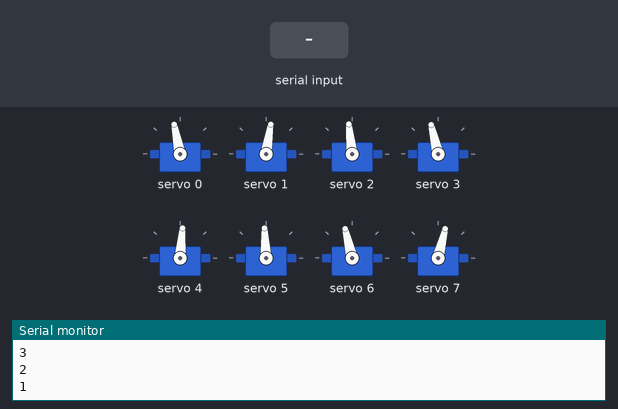
Simulated run of this sketch. Board: ESP32. Shown: 8 × servo, the last lines printed to the serial monitor. The test bench sets the inputs (shaded band).

Above: at 12.2 s.
12.3 s: "2" received over Serial
At 14.12 s:
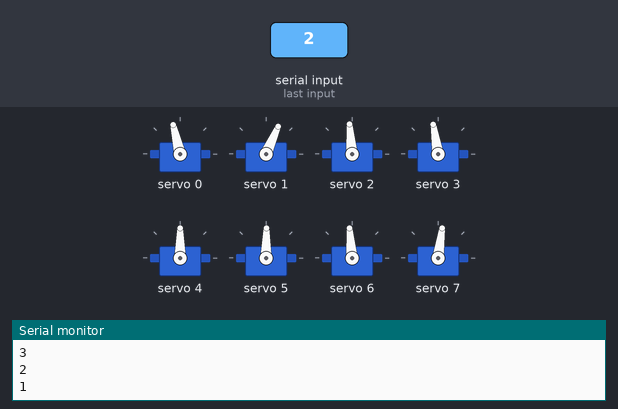
15.3 s: "1" received over Serial
18.3 s: "0" received over Serial
At 19.1 s:
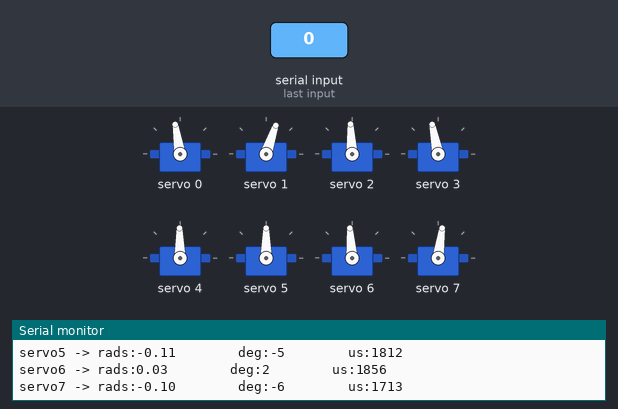
Timing chart, 0 to 21.3 s (numbered marks = the images above; inputs shaded):
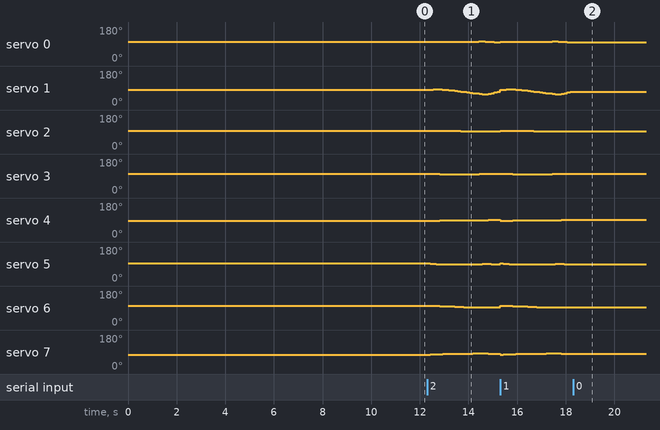

Measured:
- after the input at 12.3 s, servo 0: rises from 101° to 104° in 0.75 s, then falls to 99° in 0.75 s; servo 1: 81° → 82° after 0.13 s, → 84° 0.13 s later, → 83° 0.25 s later, → 82° 0.13 s later, … (21 changes in this stretch)
- after the input at 18.3 s, servo 0: stops changing and stays 99°; servo 1: stops changing and stays 71°; servo 2: stops changing and stays 93°; servo 3: stops changing and stays 101°; servo 4: stops changing and stays 91°

The sketch:

2D_SS_lift_49.ino
```cpp
// HOW TO:
// ------------------------------
// Serial input = 2 -> Steps through gait sequence once and stops at the end.
// Serial input = 1 -> Steps through gait sequence in a loop.
// Serial input = 0 -> Stops infinite loop at the node where it is at that moment

//Gait template
#include <Wire.h>
#include <Adafruit_PWMServoDriver.h>

Adafruit_PWMServoDriver pca9685 = Adafruit_PWMServoDriver();

#define SERVO_FREQ 300
#define SER0 0 //Hip 1
#define SER1 1 //Knee 1
#define SER2 2 //Hip 2
#define SER3 3 //Knee 2
#define SER4 4 //Hip 3
#define SER5 5 //Knee 3
#define SER6 6 //Hip 4
#define SER7 7 //Knee 4

// Insert servo angles here:
// For 3D gaits, these angles are obtained from linearisation.py
// For 2D gaits, these angles are obtained from 2D_trajectory_reader.py
float SS_servo0[] = {-0.19222024, -0.18025404, -0.17542561, -0.17656911, -0.17893986, -0.18265985, -0.18798228, -0.19330471, -0.19862714, -0.20394957, -0.209272, -0.21459443, -0.21991686, -0.22535149, -0.23078768, -0.23622387, -0.24166006, -0.24709625, -0.25007042, -0.24321265, -0.22460509, -0.19724631, -0.16377333, -0.12910613, -0.09310347, -0.05795861, -0.02471943, -0.00576027, -0.00278349, -0.00544739, -0.00878772, -0.01002635, -0.01207562, -0.0141249 , -0.01896619, -0.02482521, -0.03559969, -0.050177  , -0.06568443, -0.0793589 , -0.08964631, -0.09204915, -0.08925688, -0.0835039 , -0.08106856, -0.08297723, -0.0843505 , -0.08920653, -0.09262542, -0.09654024, -0.09913255, -0.10181861, -0.10501315, -0.10880938, -0.11382376, -0.11659557, -0.11946113, -0.12412993, -0.12419759, -0.12887078, -0.13084639, -0.13685258, -0.1453288 , -0.16382908, -0.18339497, -0.19497073, -0.19522096, -0.19041758, -0.18123312, -0.17091855, -0.16385934, -0.15801839, -0.15712636, -0.15556174, -0.1552029 , -0.15733073, -0.15710353, -0.15716775, -0.15747263, -0.1577775 , -0.15808238, -0.15860769, -0.15937634, -0.16014499, -0.16172087, -0.16737636, -0.18074549};
float SS_servo1[] = {0.16378884, 0.12914123, 0.10101788, 0.10326504, 0.11060314, 0.13374   , 0.17564023, 0.21754046, 0.25944069, 0.30134092, 0.34324114, 0.38514137, 0.4270416 , 0.47731023, 0.52769518, 0.57808012, 0.62846507, 0.67885001, 0.7175457 , 0.71892315, 0.67069459, 0.59106318, 0.49506965, 0.4029178 , 0.31760754, 0.23437021, 0.16110779, 0.11704003, 0.10102857, 0.09992   , 0.10091934, 0.09768518, 0.09516067, 0.09263616, 0.09665927, 0.10250198, 0.11556619, 0.13862835, 0.16294815, 0.18220182, 0.19295076, 0.18888081, 0.16767017, 0.13834851, 0.11479592, 0.09550143, 0.08518007, 0.08606707, 0.08673802, 0.08819732, 0.08748125, 0.08673483, 0.08679953, 0.08789537, 0.09107882, 0.09143338, 0.09226157, 0.09515772, 0.0924062 , 0.09517154, 0.09599205, 0.10371665, 0.11702922, 0.15000133, 0.18551114, 0.20594228, 0.20130371, 0.18557788, 0.1640704 , 0.13927905, 0.12226557, 0.10791778, 0.10439875, 0.09916512, 0.09700814, 0.09956429, 0.09772951, 0.09689044, 0.09675847, 0.09662651, 0.09649454, 0.09719516, 0.09881492, 0.10043468, 0.1031895 , 0.11267312, 0.14120554};
float SS_servo2[] = { 0.02012467,  0.02854127,  0.03940212,  0.03896593,  0.03547826,  0.03223838,  0.02929277,  0.02634716,  0.02340155,  0.02045594,  0.01751033,  0.01456472,  0.01161911,  0.00147602, -0.00876711, -0.01901023, -0.02925336, -0.03949648, -0.05032644, -0.05283429, -0.05636364, -0.05443882, -0.057413  , -0.06168354, -0.06722938, -0.08128385, -0.09320771, -0.09904794, -0.09973232, -0.09556239, -0.08958932, -0.08695727, -0.08980523, -0.09265319, -0.09710523, -0.10186614, -0.10622512, -0.10913028, -0.11242547, -0.11757088, -0.12117098, -0.12548156, -0.13536349, -0.14838779, -0.16095608, -0.17184918, -0.17439798, -0.17096922, -0.16805947, -0.17335196, -0.18839239, -0.20337921, -0.21775771, -0.23033467, -0.23926433, -0.24473373, -0.2406594 , -0.22615068, -0.20041417, -0.16652929, -0.12710419, -0.08660129, -0.04660798, -0.00798854,  0.03078512,  0.0617951 ,  0.06889855,  0.06901803,  0.06598003,  0.06104209,  0.05755619,  0.05457784,  0.0536613 ,  0.053588  ,  0.05534438,  0.05862477,  0.0636472 ,  0.06583212,  0.06635558,  0.06687905,  0.06740251,  0.06578137,  0.06179269,  0.057804  ,  0.05248813,  0.04313214,  0.03090095};
float SS_servo3[] = {0.17305502, 0.14511027, 0.10437052, 0.09066893, 0.08269144, 0.07571094, 0.0699145 , 0.06411806, 0.05832162, 0.05252518, 0.04672874, 0.0409323 , 0.03513586, 0.04679152, 0.05868976, 0.07058799, 0.08248623, 0.09438446, 0.10802307, 0.10704334, 0.10538351, 0.09491656, 0.09366457, 0.0961918 , 0.10306849, 0.12304481, 0.14206909, 0.14850482, 0.139991  , 0.12508323, 0.1072631 , 0.09620288, 0.09531621, 0.09442953, 0.09766572, 0.10127311, 0.10135107, 0.10075805, 0.10029475, 0.10222551, 0.09939649, 0.09917287, 0.10364501, 0.11237607, 0.11948768, 0.11860064, 0.11068329, 0.09487184, 0.09246216, 0.12753574, 0.20733207, 0.29780694, 0.38802863, 0.47641262, 0.56107611, 0.63961552, 0.68902822, 0.69988035, 0.67483696, 0.61175372, 0.53157428, 0.44227744, 0.35657107, 0.27499079, 0.19087937, 0.12444578, 0.10475899, 0.09836213, 0.10145161, 0.10743713, 0.11175662, 0.11525661, 0.11542759, 0.11348967, 0.10851328, 0.10012214, 0.08850169, 0.08308209, 0.081277  , 0.0794719 , 0.07766681, 0.08062395, 0.08883839, 0.09705283, 0.10749194, 0.12471538, 0.15140772};
float SS_servo4[] = { 2.20808066e-01,  2.02273376e-01,  1.79318129e-01,  1.64427755e-01,  1.49836424e-01,  1.38567911e-01,  1.31245741e-01,  1.23923571e-01,  1.16601401e-01,  1.09279231e-01,  1.01957061e-01,  9.46348907e-02,  8.73127206e-02,  8.78350707e-02,  8.84664530e-02,  8.90978353e-02,  8.97292175e-02,  9.03605998e-02,  9.16412229e-02,  8.99479375e-02,  8.36098677e-02,  7.60321985e-02,  7.29183943e-02,  7.26279548e-02,  7.58242215e-02,  7.75941515e-02,  7.91960206e-02,  7.85297406e-02,  7.20106946e-02,  5.99592555e-02,  4.87637974e-02,  4.13236711e-02,  3.70652297e-02,  3.28067882e-02,  3.28883799e-02,  3.33256212e-02,  2.93128296e-02,  2.55683198e-02,  2.08087520e-02,  1.85100583e-02,  1.84287730e-02,  2.73925448e-02,  3.75576089e-02,  5.73981309e-02,  7.98409898e-02,  9.82866783e-02,  1.06844327e-01,  1.02516640e-01,  8.79049779e-02,  7.32477695e-02,  6.09222615e-02,  5.03655913e-02,  4.00324249e-02,  2.97497072e-02,  1.95691250e-02,  9.81276609e-03,  6.17980726e-05, -1.03466922e-02, -1.95721904e-02, -3.01975878e-02, -3.96273039e-02, -4.96006147e-02, -5.95113364e-02, -6.98662245e-02, -8.04039846e-02, -8.45341118e-02, -7.05506675e-02, -4.49280154e-02, -1.02463126e-02,  3.02866982e-02,  7.14854690e-02,  1.12643049e-01,  1.53633303e-01,  1.92047388e-01,  2.20487092e-01, 2.36361189e-01,  2.43922479e-01,  2.43910827e-01,  2.39761181e-01,  2.35611535e-01,  2.31461889e-01,  2.24038403e-01,  2.13000734e-01,  2.01963065e-01,  1.93590151e-01,  1.93250940e-01,  2.07836034e-01};
float SS_servo5[] = {-0.16073492, -0.13417687, -0.10644717, -0.09091619, -0.07646379, -0.06721716, -0.06415315, -0.06108914, -0.05802514, -0.05496113, -0.05189712, -0.04883312, -0.04576911, -0.05570888, -0.06582939, -0.0759499 , -0.08607041, -0.09619092, -0.10703677, -0.10961129, -0.10556044, -0.09676922, -0.09773094, -0.10325792, -0.11407247, -0.12610451, -0.13446159, -0.13849297, -0.13518323, -0.11725384, -0.10033956, -0.0909645 , -0.08901771, -0.08707091, -0.0930553 , -0.10000137, -0.10065431, -0.09957236, -0.0970601 , -0.10088702, -0.11083196, -0.13802554, -0.17428615, -0.23252061, -0.29719979, -0.35863337, -0.38963488, -0.38990176, -0.36631083, -0.34283993, -0.32366677, -0.30828406, -0.29356418, -0.27914341, -0.26532817, -0.25065605, -0.23567153, -0.22096433, -0.20498196, -0.18996562, -0.17381573, -0.15784638, -0.14140806, -0.12458936, -0.10700435, -0.10145864, -0.13539557, -0.19469341, -0.27064128, -0.36507863, -0.45839451, -0.55025969, -0.63623176, -0.71084459, -0.74369104, -0.7279192 , -0.67552044, -0.60542827, -0.52607177, -0.44671527, -0.36735878, -0.29169835, -0.22011823, -0.14853812, -0.10537068, -0.10660638, -0.13427601};
float SS_servo6[] = {0.23090617, 0.21414313, 0.19262973, 0.17867407, 0.16583603, 0.15425167, 0.14415623, 0.13406079, 0.12396534, 0.1138699 , 0.10377446, 0.09367902, 0.08358358, 0.0783307 , 0.07314513, 0.06795955, 0.06277398, 0.05758841, 0.05322168, 0.05022554, 0.04886168, 0.04734756, 0.04371465, 0.03955299, 0.03456803, 0.02953625, 0.02671696, 0.02819669, 0.0356535 , 0.06293776, 0.09759025, 0.13731676, 0.17694045, 0.21656414, 0.25528519, 0.29349066, 0.32347206, 0.3413319 , 0.3492757 , 0.34836932, 0.34156527, 0.32929614, 0.3145654 , 0.29315073, 0.26819226, 0.23962943, 0.22859572, 0.22515035, 0.22144019, 0.21782868, 0.21370008, 0.20964345, 0.20587583, 0.20260905, 0.20035625, 0.19790531, 0.19532065, 0.19200949, 0.18956517, 0.18692337, 0.18493561, 0.18310565, 0.18265328, 0.18684763, 0.19322243, 0.19591024, 0.18806676, 0.17325817, 0.16502897, 0.15910913, 0.15655099, 0.15519867, 0.15874472, 0.16014938, 0.16022139, 0.1581616 , 0.15368044, 0.15180597, 0.15147778, 0.15114959, 0.1508214 , 0.15612563, 0.1676478 , 0.17916998, 0.19356735, 0.2098336 , 0.2237853 };
float SS_servo7[] = {-0.25245003, -0.22949751, -0.20470973, -0.19108398, -0.18018099, -0.17029623, -0.16162078, -0.15294534, -0.14426989, -0.13559445, -0.126919, -0.11824356, -0.10956811, -0.10782369, -0.10617561, -0.10452753, -0.10287944, -0.10123136, -0.10066713, -0.10064333, -0.10668674, -0.11018332, -0.11006438, -0.10772289, -0.10195826, -0.10023838, -0.09967418, -0.10809532, -0.13318523, -0.19530159, -0.2721342 , -0.36359235, -0.45479659, -0.54600083, -0.63135413, -0.71463419, -0.76896968, -0.77406547, -0.74277438, -0.68274763, -0.60609378, -0.51262531, -0.42346045, -0.32250482, -0.21837226, -0.1283981 , -0.10915306, -0.11125281, -0.11010298, -0.10936396, -0.10707795, -0.10509626, -0.10390009, -0.10390251, -0.10633153, -0.10665455, -0.10639042, -0.10626265, -0.10421925, -0.10556512, -0.10467208, -0.10536425, -0.1082202 , -0.12096049, -0.13758663, -0.1457621 , -0.13505716, -0.1113299 , -0.09780705, -0.08989823, -0.087563  , -0.08744549, -0.09633691, -0.10123815, -0.10282521, -0.1004269 , -0.09266494, -0.08984804, -0.08998602, -0.090124  , -0.09026197, -0.10133931, -0.12449325, -0.14764719, -0.17701051, -0.21149882, -0.23775759};

int node=0;
int first=0;
int input=0;
int end_time=0;
int time_step=120000;
int steps = sizeof(SS_servo0)/sizeof(SS_servo0[0]);
int one_print = 0;

// -------------------Joint configurations-------------------
int servo0=0;
int servo0_deg=0;
int servo1=0;
int servo1_deg=0;
int servo2=0;
int servo2_deg=0;
int servo3=0;
int servo3_deg=0;
int servo4=0;
int servo4_deg=0;
int servo5=0;
int servo5_deg=0;
int servo6=0;
int servo6_deg=0;
int servo7=0;
int servo7_deg=0;

void setup() {
  Serial.begin(115200);
  pca9685.begin();

  pca9685.setOscillatorFrequency(27000000); //Value between 24MHz and 27MHz, tuned for this setup
  pca9685.setPWMFreq(SERVO_FREQ);
  delay (1000);

  servo0_deg=SS_servo0[0]/3.14159265*180;
  servo0=map(servo0_deg,-38,90,2200,1030);
  servo1_deg=SS_servo1[0]/3.14159265*180;
  servo1=map(servo1_deg,-90,90,2600,950);
  servo2_deg=SS_servo2[0]/3.14159265*180;
  servo2=map(servo2_deg,-38,90,1510,2730);
  servo3_deg=SS_servo3[0]/3.14159265*180;
  servo3=map(servo3_deg,-90,90,1100,2700);
  servo4_deg=SS_servo4[0]/3.14159265*180;
  servo4=map(servo4_deg,-90,38,2700,1500);
  servo5_deg=SS_servo5[0]/3.14159265*180;
  servo5=map(servo5_deg,-90,90,2600,930);
  servo6_deg=SS_servo6[0]/3.14159265*180;
  servo6=map(servo6_deg,-90,38,850,2250);
  servo7_deg=SS_servo7[0]/3.14159265*180;
  servo7=map(servo7_deg,-90,90,920,2620);

  pca9685.setPWM(SER0,0,servo0);
  pca9685.setPWM(SER1,0,servo1);
  pca9685.setPWM(SER2,0,servo2);
  pca9685.setPWM(SER3,0,servo3);
  pca9685.setPWM(SER4,0,servo4);
  pca9685.setPWM(SER5,0,servo5);
  pca9685.setPWM(SER6,0,servo6);
  pca9685.setPWM(SER7,0,servo7);

  Serial.print("Node:");
  Serial.println(node);
  Serial.print("servo0 -> rads:");
  Serial.print(SS_servo0[node]);
  Serial.print("        deg:");
  Serial.print(servo0_deg);
  Serial.print("        us:");
  Serial.println(servo0);
  Serial.print("servo1 -> rads:");
  Serial.print(SS_servo1[node]);
  Serial.print("        deg:");
  Serial.print(servo1_deg);
  Serial.print("        us:");
  Serial.println(servo1);
  Serial.print("servo2 -> rads:");
  Serial.print(SS_servo2[node]);
  Serial.print("        deg:");
  Serial.print(servo2_deg);
  Serial.print("        us:");
  Serial.println(servo2);
  Serial.print("servo3 -> rads:");
  Serial.print(SS_servo3[node]);
  Serial.print("        deg:");
  Serial.print(servo3_deg);
  Serial.print("        us:");
  Serial.println(servo3);
  Serial.print("servo4 -> rads:");
  Serial.print(SS_servo4[node]);
  Serial.print("        deg:");
  Serial.print(servo4_deg);
  Serial.print("        us:");
  Serial.println(servo4);
  Serial.print("servo5 -> rads:");
  Serial.print(SS_servo5[node]);
  Serial.print("        deg:");
  Serial.print(servo5_deg);
  Serial.print("        us:");
  Serial.println(servo5);
  Serial.print("servo6 -> rads:");
  Serial.print(SS_servo6[node]);
  Serial.print("        deg:");
  Serial.print(servo6_deg);
  Serial.print("        us:");
  Serial.println(servo6);
  Serial.print("servo7 -> rads:");
  Serial.print(SS_servo7[node]);
  Serial.print("        deg:");
  Serial.print(servo7_deg);
  Serial.print("        us:");
  Serial.println(servo7);

  Serial.println("10");
  delay(1000);
  Serial.println("9");
  delay(1000);
  Serial.println("8");
  delay(1000);
  Serial.println("7");
  delay(1000);
  Serial.println("6");
  delay(1000);
  Serial.println("5");
  delay(1000);
  Serial.println("4");
  delay(1000);
  Serial.println("3");
  delay(1000);
  Serial.println("2");
  delay(1000);
  Serial.println("1");
  delay(1000);

}

void loop()
{
  if(Serial.available()>0)
  {
    first=Serial.read();
    if(first=='2')
    {
      input=2;
      node=0;
      one_print=1;
    }
    if(first=='1')
    {
      input=1;
      node=0;
      one_print=1;
    }
    if(first=='0')
    {
      input=0;
    }
  }
  if(input==1 or input==2)
  {
      if(esp_timer_get_time()>=end_time)
      {
        servo0_deg=SS_servo0[node]/3.14159265*180;
        servo0=map(servo0_deg,-38,90,2200,1030);
        servo1_deg=SS_servo1[node]/3.14159265*180;
        servo1=map(servo1_deg,-90,90,2600,950);
        servo2_deg=SS_servo2[node]/3.14159265*180;
        servo2=map(servo2_deg,-38,90,1510,2730);
        servo3_deg=SS_servo3[node]/3.14159265*180;
        servo3=map(servo3_deg,-90,90,1100,2700);
        servo4_deg=SS_servo4[node]/3.14159265*180;
        servo4=map(servo4_deg,-90,38,2700,1500);
        servo5_deg=SS_servo5[node]/3.14159265*180;
        servo5=map(servo5_deg,-90,90,2600,930);
        servo6_deg=SS_servo6[node]/3.14159265*180;
        servo6=map(servo6_deg,-90,38,850,2250);
        servo7_deg=SS_servo7[node]/3.14159265*180;
        servo7=map(servo7_deg,-90,90,920,2620);

        pca9685.setPWM(SER0,0,servo0);
        pca9685.setPWM(SER1,0,servo1);
        pca9685.setPWM(SER2,0,servo2);
        pca9685.setPWM(SER3,0,servo3);
        pca9685.setPWM(SER4,0,servo4);
        pca9685.setPWM(SER5,0,servo5);
        pca9685.setPWM(SER6,0,servo6);
        pca9685.setPWM(SER7,0,servo7);

        node+=1;
        if(node>=steps and input==1)
        {
          Serial.print("Input:");
          Serial.println(input);
          node=0;
        }
        if(node>=steps and input==2)
        {
          Serial.print("Input:");
          Serial.println(input);
          input=0;
        }
         end_time=esp_timer_get_time()+time_step;
      }
   }

  if(input == 0)
  {
        pca9685.setPWM(SER0,0,servo0);
        pca9685.setPWM(SER1,0,servo1);
        pca9685.setPWM(SER2,0,servo2);
        pca9685.setPWM(SER3,0,servo3);
        pca9685.setPWM(SER4,0,servo4);
        pca9685.setPWM(SER5,0,servo5);
        pca9685.setPWM(SER6,0,servo6);
        pca9685.setPWM(SER7,0,servo7);

        if(one_print==1)
        {
          Serial.print("Input:");
          Serial.println(input);
          Serial.print("Node:");
          Serial.println(node);
          Serial.print("servo0 -> rads:");
          Serial.print(SS_servo0[node]);
          Serial.print("        deg:");
          Serial.print(servo0_deg);
          Serial.print("        us:");
          Serial.println(servo0);
          Serial.print("servo1 -> rads:");
          Serial.print(SS_servo1[node]);
          Serial.print("        deg:");
          Serial.print(servo1_deg);
          Serial.print("        us:");
          Serial.println(servo1);
          Serial.print("servo2 -> rads:");
          Serial.print(SS_servo2[node]);
          Serial.print("        deg:");
          Serial.print(servo2_deg);
          Serial.print("        us:");
          Serial.println(servo2);
          Serial.print("servo3 -> rads:");
          Serial.print(SS_servo3[node]);
          Serial.print("        deg:");
          Serial.print(servo3_deg);
          Serial.print("        us:");
          Serial.println(servo3);
          Serial.print("servo4 -> rads:");
          Serial.print(SS_servo4[node]);
          Serial.print("        deg:");
          Serial.print(servo4_deg);
          Serial.print("        us:");
          Serial.println(servo4);
          Serial.print("servo5 -> rads:");
          Serial.print(SS_servo5[node]);
          Serial.print("        deg:");
          Serial.print(servo5_deg);
          Serial.print("        us:");
          Serial.println(servo5);
          Serial.print("servo6 -> rads:");
          Serial.print(SS_servo6[node]);
          Serial.print("        deg:");
          Serial.print(servo6_deg);
          Serial.print("        us:");
          Serial.println(servo6);
          Serial.print("servo7 -> rads:");
          Serial.print(SS_servo7[node]);
          Serial.print("        deg:");
          Serial.print(servo7_deg);
          Serial.print("        us:");
          Serial.println(servo7);
          one_print=0;
        }

  }
}
```
